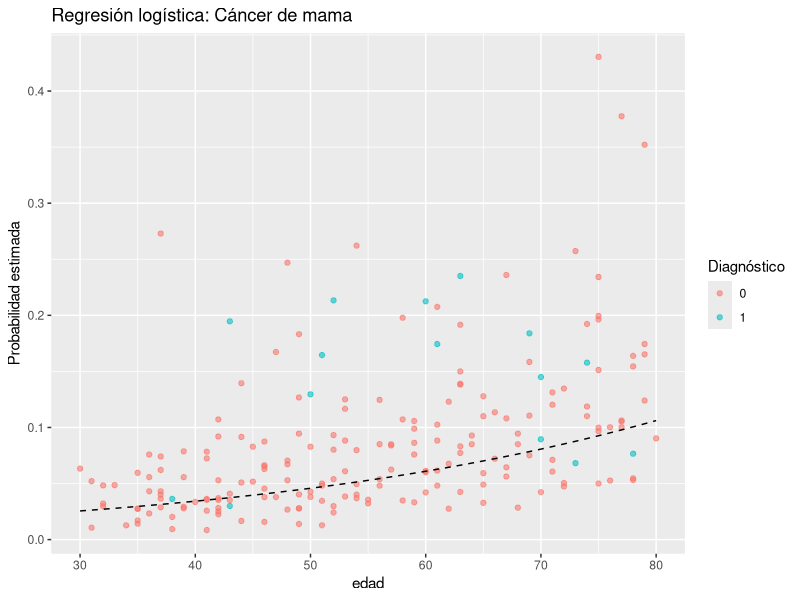
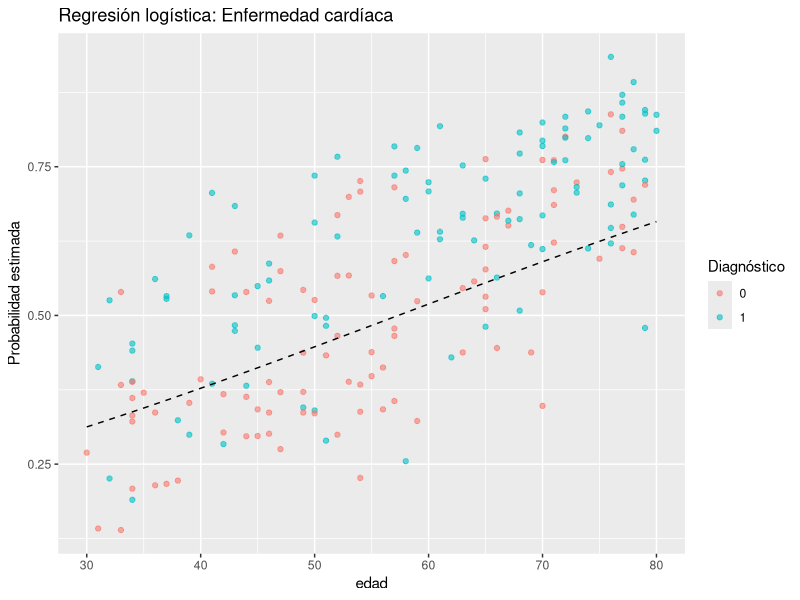

Write the R code that produced these figures, in order.

# Simulación de datos de cáncer de mama
set.seed(123)
n <- 200
edad <- round(runif(n, 30, 80))
tamano_tumor <- round(rnorm(n, mean = 25, sd = 10), 1)
progesterona <- round(rnorm(n, mean = 15, sd = 5), 1)

# Coeficientes simulados para cáncer
log_odds <- -4 + 0.03 * edad + 0.05 * tamano_tumor - 0.1 * progesterona
probabilidad_cancer <- 1 / (1 + exp(-log_odds))
cancer <- rbinom(n, 1, probabilidad_cancer)

datos_cancer <- data.frame(edad, tamano_tumor, progesterona, cancer)

# Ajuste de modelo con glm
modelo_cancer <- glm(cancer ~ edad + tamano_tumor + progesterona, family = binomial, data = datos_cancer)
summary(modelo_cancer)

# Gráfico para visualización
library(ggplot2)
ggplot(datos_cancer, aes(x = edad, y = probabilidad_cancer, color = factor(cancer))) +
  geom_point(alpha = 0.6) +
  stat_function(fun = function(x) 1 / (1 + exp(-(coef(modelo_cancer)[1] + coef(modelo_cancer)[2]*x +
                                                   coef(modelo_cancer)[3]*mean(tamano_tumor) +
                                                   coef(modelo_cancer)[4]*mean(progesterona)))), 
                color = "black", linetype = "dashed") +
  labs(title = "Regresión logística: Cáncer de mama", y = "Probabilidad estimada", color = "Diagnóstico")

# Simulación de datos para enfermedad cardíaca
set.seed(456)
n <- 200
edad_chd <- round(runif(n, 30, 80))
colesterol <- round(rnorm(n, mean = 200, sd = 30), 1)

# Coeficientes simulados para CHD
log_odds_chd <- -6 + 0.04 * edad_chd + 0.02 * colesterol
probabilidad_chd <- 1 / (1 + exp(-log_odds_chd))
chd <- rbinom(n, 1, probabilidad_chd)

datos_chd <- data.frame(edad = edad_chd, colesterol, chd)

# Ajuste de modelo con glm
modelo_chd <- glm(chd ~ edad + colesterol, family = binomial, data = datos_chd)
summary(modelo_chd)

# Gráfico para visualización
ggplot(datos_chd, aes(x = edad, y = probabilidad_chd, color = factor(chd))) +
  geom_point(alpha = 0.6) +
  stat_function(fun = function(x) 1 / (1 + exp(-(coef(modelo_chd)[1] + coef(modelo_chd)[2]*x +
                                                   coef(modelo_chd)[3]*mean(colesterol)))), 
                color = "black", linetype = "dashed") +
  labs(title = "Regresión logística: Enfermedad cardíaca", y = "Probabilidad estimada", color = "Diagnóstico")
